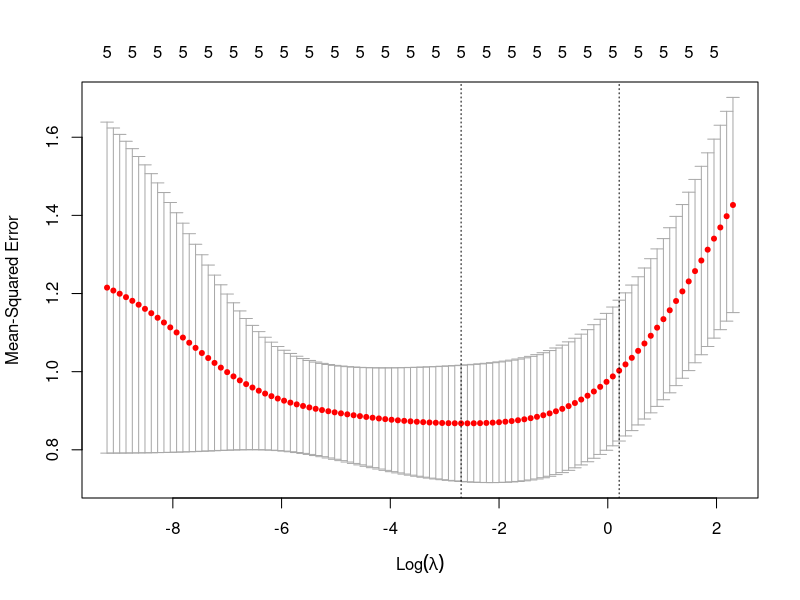
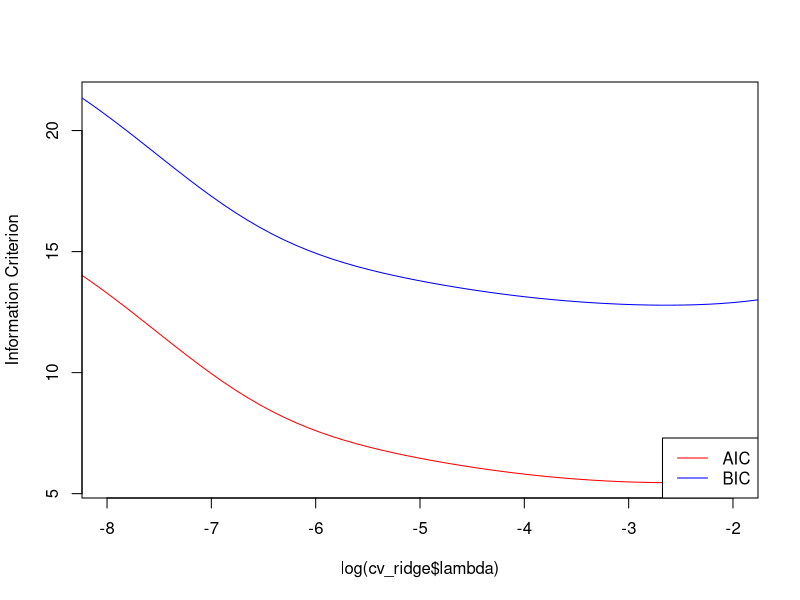
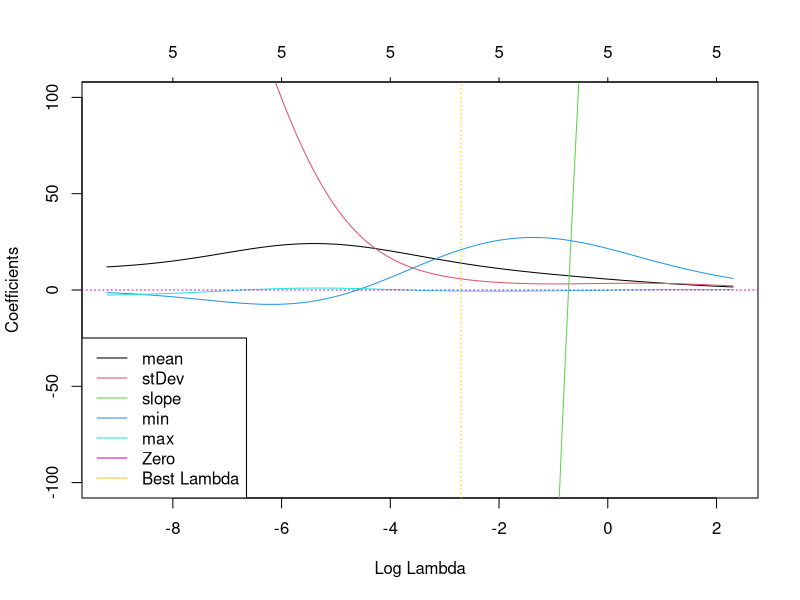
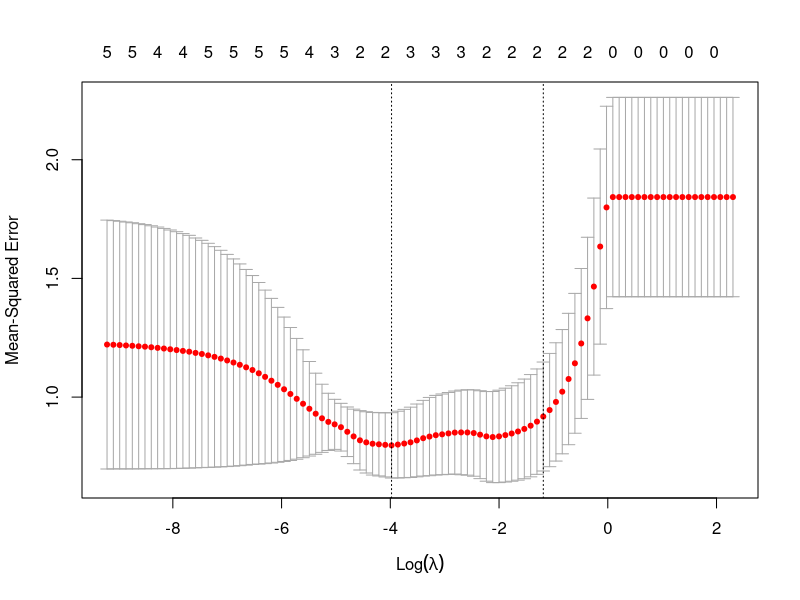
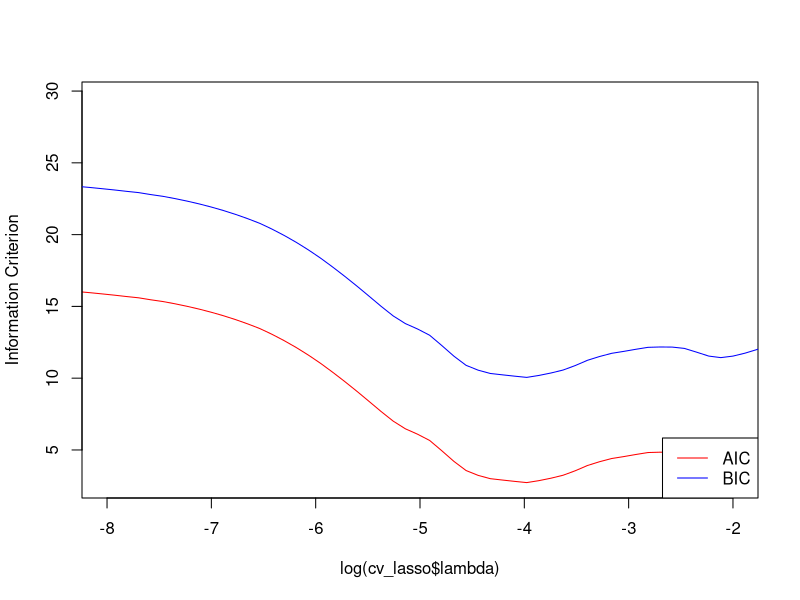
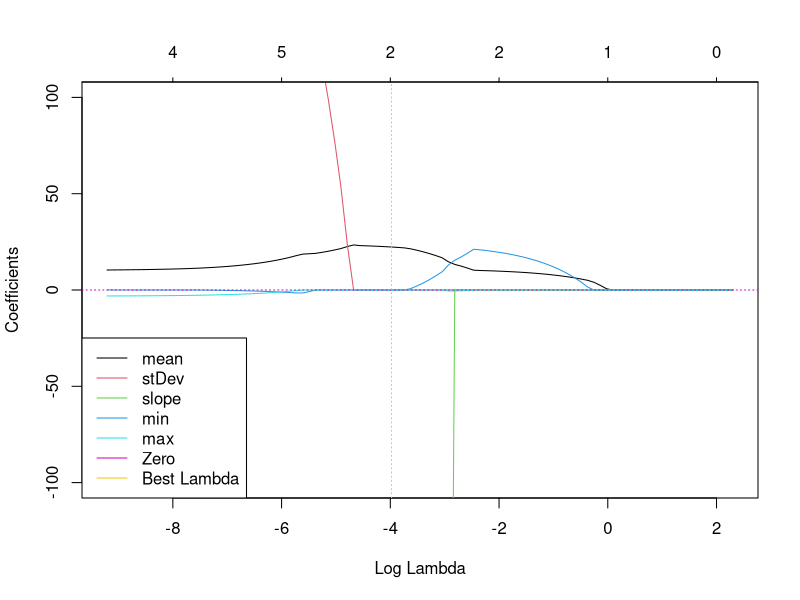

Write R code to recreate these figures, in order.
## ---- chunk 1
knitr::opts_chunk$set(echo = TRUE)
rm(list=ls()); graphics.off()
## ---- chunk 2
cookies_data <- read.csv("cookies.csv")
## ---- chunk 3
# Computation (mean, standard deviation, minimum and maximum)

cookies_data$mean <- rowMeans(cookies_data[, 2:701])
cookies_data$stDev <- apply(cookies_data[, 2:701], 1, sd)
cookies_data$min <- apply(cookies_data[, 2:701], 1, min)
cookies_data$max <- apply(cookies_data[, 2:701], 1, max)


# Computation (slope)

# Function: compute_slope
# @param: spectrum_values of a cookie (here, column 2 to 701)
# @return: slope of the spectrum curve for a cookie
compute_slope <- function(spectrum_values) {
  pos <- 1:length(spectrum_values)
  lm_model <- lm(spectrum_values ~ pos)
  slope <- coef(lm_model)[2]
  return(slope)
}

cookies_data$slope <- apply(cookies_data[, 2:701], 1, compute_slope) 


# Display of the new columns
head(cookies_data[,702:706])
## ---- chunk 4
# Only features and fat values are retrieved

cookies_features <- cookies_data[c("fat", "mean", "stDev", "slope", "min", "max")]
head(cookies_features)

X <- as.matrix(cookies_features[, -1]) # co-variables
y <- cookies_features$fat # target variable
## ---- chunk 5
# glmnet package is required 
# install.packages("glmnet")
library(glmnet)
library(MASS)
## ---- chunk 6
# Cross validation
lambdas_log <- 10^seq(-4, 1, length.out = 100)
cv_ridge <- cv.glmnet(X, y, alpha=0, lambda = (lambdas_log), standardize = TRUE)

plot(cv_ridge)
best_lambda <- cv_ridge$lambda.min # lambda that gives the lowest MSE
print(paste("The best value for lambda is", best_lambda))
## ---- chunk 7
# AIC and BIC
n <- nrow(X)
p <- ncol(X)
aic <- n * log(cv_ridge$cvm) + 2 * p
bic <- n * log(cv_ridge$cvm) + log(n) * p

plot(log(cv_ridge$lambda), aic, col = "red1", type = "l", xlim = c(-8, -2), ylab = "Information Criterion")
lines(log(cv_ridge$lambda), bic, col = "blue1")
legend("bottomright", lwd = 1, col = c("red1", "blue1"), legend = c("AIC", "BIC"))

best_lambda_aic <- cv_ridge$lambda[which.min(aic)] # lambda that gives the lowest AIC
best_lambda_bic <- cv_ridge$lambda[which.min(bic)] # lambda that gives the lowest BIC
## ---- chunk 8
lambda_values <- c(best_lambda, best_lambda_aic, best_lambda_bic)
lambda_values
## ---- chunk 9
plot(cv_ridge$glmnet.fit, xvar = "lambda", ylim = c(-100, 100))
abline(h = 0, col = 6, lty = 3)
abline(v = log(best_lambda), col = 7, lty = 3)
legend("bottomleft", legend = c(colnames(X), "Zero", "Best Lambda"), col = 1:7, lty = 1)
## ---- chunk 10
best_model_ridge <- glmnet(X, y, alpha=0, lambda = best_lambda)
coef(best_model_ridge)
## ---- chunk 11
predictions <- predict(best_model_ridge, newx = X)

# RMSE
rmse <- sqrt(mean((predictions - y)^2)) 
print(paste("RMSE ridge model :", rmse))

# R^2
r_squared <- 1 - sum((y - predictions)^2) / sum((y - mean(y))^2)
print(paste("R^2 ridge model :", r_squared))

## ---- chunk 12
cv_lasso <- cv.glmnet(X, y, alpha=1, lambda = (lambdas_log), standardize = TRUE)

plot(cv_lasso)
best_lambda_lasso <- cv_lasso$lambda.min # lambda that gives the lowest MSE
print(paste("The best value for lambda is", best_lambda_lasso))
## ---- chunk 13
# AIC and BIC
n <- nrow(X)
p <- ncol(X)
lasso_aic <- n * log(cv_lasso$cvm) + 2 * p
lasso_bic <- n * log(cv_lasso$cvm) + log(n) * p

plot(log(cv_lasso$lambda), lasso_aic, col = "red1", type = "l", xlim = c(-8, -2), ylab = "Information Criterion")
lines(log(cv_lasso$lambda), lasso_bic, col = "blue1")
legend("bottomright", lwd = 1, col = c("red1", "blue1"), legend = c("AIC", "BIC"))

best_lambda_lasso_aic <- cv_lasso$lambda[which.min(lasso_aic)] # lambda that gives the lowest AIC
best_lambda_lasso_bic <- cv_lasso$lambda[which.min(lasso_bic)] # lambda that gives the lowest BIC
## ---- chunk 14
lambda_lasso_values <- c(best_lambda_lasso, best_lambda_lasso_aic, best_lambda_lasso_bic)
lambda_lasso_values
## ---- chunk 15
plot(cv_lasso$glmnet.fit, xvar = "lambda", ylim = c(-100, 100))
abline(h = 0, col = 6, lty = 3)
abline(v = log(best_lambda_lasso), col = 7, lty = 3)
legend("bottomleft", legend = c(colnames(X), "Zero", "Best Lambda"), col = 1:7, lty = 1)
## ---- chunk 16
best_model_lasso <- glmnet(X, y, alpha=1, lambda = best_lambda_lasso)
coef(best_model_lasso)
## ---- chunk 17
predictions <- predict(best_model_lasso, newx = X)

# RMSE
rmse <- sqrt(mean((predictions - y)^2)) 
print(paste("RMSE lasso model :", rmse))

# R^2
r_squared <- 1 - sum((y - predictions)^2) / sum((y - mean(y))^2)
print(paste("R^2 lasso model :", r_squared))

## ---- chunk 18
model_linear <- lm(y ~ X)

predictions_linear <- predict(model_linear, newdata = data.frame(X))

# RMSE
rmse_linear <- sqrt(mean((predictions_linear - y)^2)) 
print(paste("RMSE linear model :", rmse_linear))

# R^2
r_squared_linear <- 1 - sum((y - predictions_linear)^2) / sum((y - mean(y))^2)
print(paste("R^2 linear model :", r_squared_linear))
## ---- chunk 19
cookies_data <- read.csv("cookies.csv")
head(cookies_data)
## ---- chunk 20
dim(cookies_data)
## ---- chunk 21
library(glmnet)
y <- cookies_data[, 1]
X <- cookies_data[, -1]

cv_ridge_model <- cv.glmnet(as.matrix(X), y, alpha=0)

print(cv_ridge_model)

best_lambda <- cv_ridge_model$lambda.min
print(paste("Best lambda :", best_lambda))
## ---- chunk 22
final_ridge_model <- glmnet(as.matrix(X), y, alpha=0, lambda=best_lambda)

abs_coef <- abs(coef(final_ridge_model))
## ---- chunk 23
min(abs_coef)
paste("Number of value higher than 10^-1 : ", sum(abs_coef > 10^-1))
paste("Number of value higher than 10^-2 : ", sum(abs_coef > 10^-2))
paste("Number of value higher than 10^-3 : ", sum(abs_coef > 10^-3))
paste("Number of value higher than 10^-4 : ", sum(abs_coef > 10^-4))
## ---- chunk 24
cv_lasso_model <- cv.glmnet(as.matrix(X), y, alpha=1)

best_lambda <- cv_lasso_model$lambda.min

best_model_lasso <- glmnet(as.matrix(X), y, lambda = best_lambda, alpha = 1)
print(best_model_lasso)
## ---- chunk 25
# We split into 2 dataframe randomly
indice_train <- sample(1:nrow(cookies_data), 0.8 * nrow(cookies_data))
train_data <- cookies_data[indice_train, ]
test_data <- cookies_data[-indice_train, ]

# We define X & y for both dataframe
y_train <- train_data[, 1]
X_train <- train_data[, -1]
y_test <- test_data[, 1]
X_test <- test_data[, -1]

# We train the model with the best value for lambda
cv_ridge_model <- cv.glmnet(as.matrix(X_train), y_train, alpha = 0)
best_lambda_ridge <- cv_ridge_model$lambda.min
ridge_model <- glmnet(as.matrix(X_train), y_train, lambda = best_lambda_ridge, alpha = 0)

predictions_ridge <- predict(ridge_model, s = best_lambda_ridge, newx = as.matrix(X_test))

error_ridge <- sqrt(mean((predictions_ridge - y_test)^2))
print(paste("RMSE Ridge :", round(error_ridge, 2)))
## ---- chunk 26
# We split into 2 dataframe randomly
indice_train <- sample(1:nrow(cookies_data), 0.8 * nrow(cookies_data))
train_data <- cookies_data[indice_train, ]
test_data <- cookies_data[-indice_train, ]

# We define X & y for both dataframe
y_train <- train_data[, 1]
X_train <- train_data[, -1]
y_test <- test_data[, 1]
X_test <- test_data[, -1]

# We train the model with the best value for lambda
cv_lasso_model <- cv.glmnet(as.matrix(X_train), y_train, alpha = 1)
best_lambda <- cv_lasso_model$lambda.min
lasso_model <- glmnet(as.matrix(X_train), y_train, lambda = best_lambda, alpha = 1)

# We make prediction on the X_test
predictions_lasso <- predict(lasso_model, s = best_lambda, newx = as.matrix(X_test))

# We compute the RMSE
error_lasso  <- sqrt(mean((predictions_lasso - y_test)^2))
print(paste("RMSE :", round(error_lasso, 2)))
